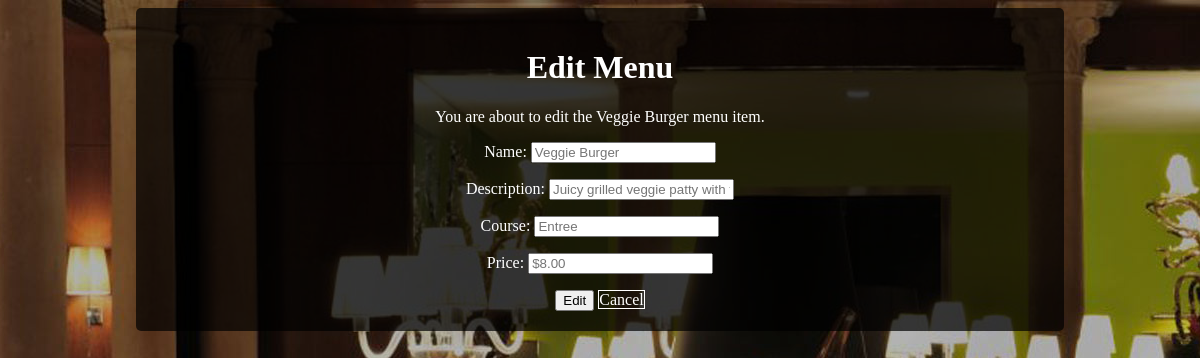
/restaurants/1/menu/1/edit/, run on the app's committed database.
### database_setup.py (models this page shows, shortened)
class MenuItem(Base):
    __tablename__ = 'menu_item'
    name =Column(String(80), nullable = False)
    id = Column(Integer, primary_key = True)
    description = Column(String(250))
    price = Column(String(8))
    course = Column(String(250))
    restaurant_id = Column(Integer,ForeignKey('restaurant.id'))
    restaurant = relationship(Restaurant)

### webserver.py (the view)
@app.route("/restaurants/<int:restaurant_id>/menu/<int:menu_id>/edit/", methods=["GET", "POST"])
def editMenuItem(restaurant_id, menu_id):
	menu = session.query(MenuItem).filter_by(restaurant_id = restaurant_id, id = menu_id).one()
	if request.method == "POST":
		if request.form["menu-name"]:
			menu.name = request.form["menu-name"]
		if request.form["menu-description"]:
			menu.description = request.form["menu-description"]
		if request.form["menu-price"]:
			menu.price = request.form["menu-price"]
		session.add(menu)
		session.commit()
		flash("Menu Item Successfully Edited")
		return redirect(url_for("restaurantMenu", restaurant_id = restaurant_id))
	else:
		return render_template("edit-menus.html", title="Edit Menu", menu = menu, restaurant_id = restaurant_id)

### templates/edit-menus.html (shortened to what this page needs)
<!doctype html>
<html>
	<head>
		<link rel="stylesheet" href="{{ url_for('static', filename='styles.css') }}">
	</head>
	<body>
		<div class="container">
			<header>
				<h1>{{ title }}</h1>
			</header>
			<section class="form-section">
				<p>You are about to edit the {{ menu.name }} menu item.</p>
				<form method="POST" action="{{ url_for('editMenuItem', restaurant_id = restaurant_id, menu_id = menu.id) }}">
					<p>
						<label for="menu-name"> Name:
							<input type="text" name="menu-name" placeholder="{{ menu.name }}">
						</label>
					</p>
					<p>
						<label for="menu-description"> Description:
							<input type="text" name="menu-description" placeholder="{{ menu.description }}">
						</label>
					</p>
					<p>
						<label for="menu-course"> Course:
							<input type="text" name="menu-course" placeholder="{{ menu.course }}">
						</label>
					</p>
					<p>
						<label for="menu-price"> Price:
							<input type="text" name="menu-price" placeholder="{{ menu.price }}">
						</label>
					</p>
					<input class="buttons" type="submit" value="Edit">
					<a class="buttons" href="{{ url_for('restaurantMenu', restaurant_id = restaurant_id) }}">Cancel</a>
				</form>
			</section>
		</div>
	<body>
</html>

### static/styles.css (style rules this page uses)
body { background: url("./images/main-background.png"); background-repeat: no-repeat; background-position: -20px 0px; background-attachment: fixed; }
.container { color: #ffffff; width: 75%; margin: 0 auto; background: rgba(0,0,0,0.7); padding: 20px; text-align: center; border-radius: 5px; }
h1 { text-align: center; }
a { text-decoration: none; color:white; border: 1px white solid; }

### data on the page
MenuItem: name "Veggie Burger", menu-name "Veggie Burger", menu-description "Juicy grilled veggie patty with tomato mayo and lettuce", menu-course "Entree", menu-price "$8.00"

### other printed values
{{ title }} "Edit Menu"
